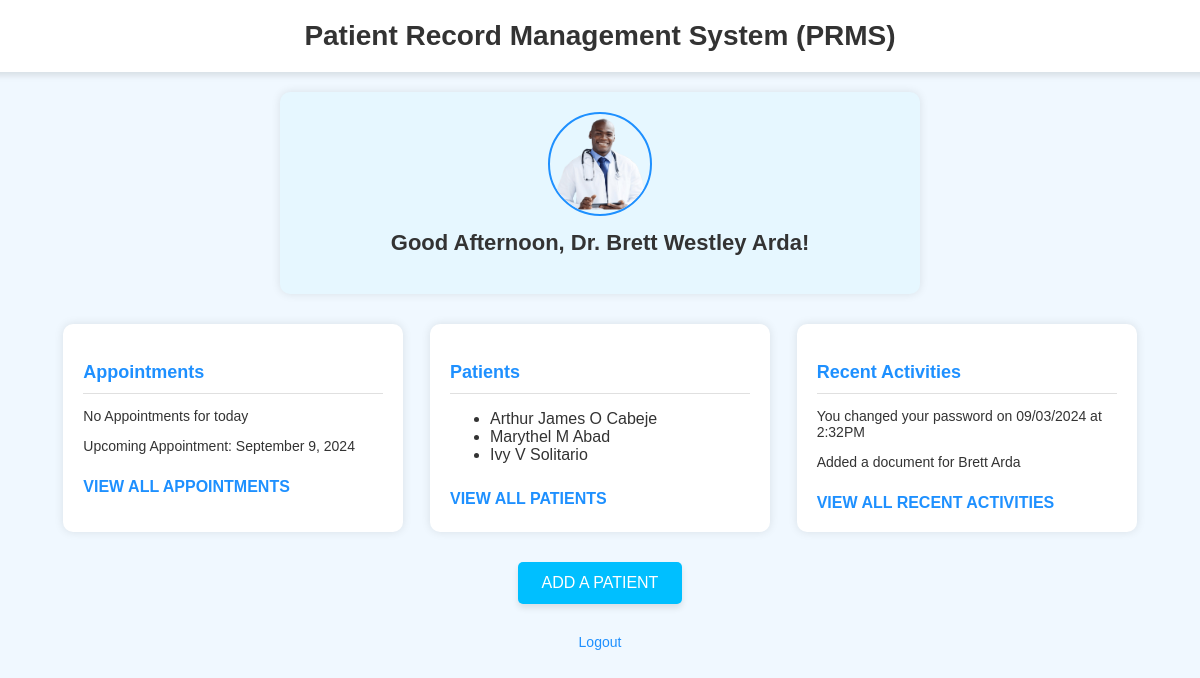
/home/ (signed in), run on the app's committed database.
### doctor/models.py (models this page shows, shortened)
class Doctor(models.Model):
    username = models.CharField(max_length=100, unique=True)
    password = models.CharField(max_length=100)
    email = models.EmailField(unique=True)
    first_name = models.CharField(max_length=50)
    middle_name = models.CharField(max_length=50, blank=True, null=True)
    last_name = models.CharField(max_length=50)
    birthday = models.DateField(null=True, blank=True)
    gender = models.CharField(max_length=10, null=True, blank=True)
    specialization = models.CharField(max_length=100)

class Patient(models.Model):
    SEX_CHOICES = [
        ('', 'Select Sex'),  # This will show as the default option
        ('Male', 'Male'),
        ('Female', 'Female'),
    ]
    doctor = models.ForeignKey(Doctor, on_delete=models.CASCADE, related_name='patients')
    first_name = models.CharField(max_length=50)
    middle_name = models.CharField(max_length=50)
    last_name = models.CharField(max_length=50)
    age = models.IntegerField()
    sex = models.CharField(max_length=6, choices=SEX_CHOICES, blank=False)
    phone_number = models.CharField(max_length=255, blank=True, default="Not provided")
    medical_history = models.TextField()
    created_at = models.DateTimeField(default=timezone.now)

### doctor/views.py (the view)
# urls.py: path('home/', views.doctor_home_view, name='home'),
def doctor_home_view(request):
    doctor_id = request.session.get('doctor_id')
    if doctor_id is None:
        return redirect('login')
    doctor = get_object_or_404(Doctor, id=doctor_id)
    patients = doctor.patients.all()
    return render(request, 'home.html', {'doctor': doctor, 'patients': patients})

### doctor/templates/home.html (shortened to what this page needs)
{% load static %}
<!DOCTYPE html>
<html lang="en">
<head>
    <link rel="stylesheet" href="{% static 'home.css' %}">
</head>
<body>
    <header>
        <h1>Patient Record Management System (PRMS)</h1>
    </header>
    <section class="profile-section">
        <img src="{% static 'images/profile-placeholder.png' %}" alt="Profile Picture" class="profile-picture">
        <h2>Good Afternoon, Dr. {{ doctor.first_name }} {{ doctor.last_name }}!</h2>
    </section>
    <main class="content-container">
        <article class="card appointments-card">
            <h3>Appointments</h3>
            <p>No Appointments for today</p>
            <p>Upcoming Appointment: September 9, 2024</p>
            <a href="{% url 'appointments' %}" class="view-link">VIEW ALL APPOINTMENTS</a>
        </article>
        <article class="card patients-card">
            <h3>Patients</h3>
            <ul>
                {% for patient in patients|slice:":4" %}
                    <li>{{ patient.first_name }} {{ patient.middle_name }} {{ patient.last_name }}</li>
                {% empty %}
                    <p>No Patients Found.</p>
                {% endfor %}
            </ul>
            <a href="{% url 'patients' %}" class="view-link">VIEW ALL PATIENTS</a>
        </article>
        <article class="card activities-card">
            <h3>Recent Activities</h3>
            <p>You changed your password on 09/03/2024 at 2:32PM</p>
            <p>Added a document for Brett Arda</p>
            <a href="{% url 'activities' %}" class="view-link">VIEW ALL RECENT ACTIVITIES</a>
        </article>
    </main>
    <div class="add-button-container">
        <a href="{% url 'add_patient' %}" class="add-patient-btn">ADD A PATIENT</a>
    </div>
    <footer>
        <a href="{% url 'logout' %}" class="logout-link">Logout</a>
    </footer>
</body>
</html>

### doctor/static/home.css (style rules this page uses)
body { font-family: Arial, sans-serif; margin: 0; padding: 0; display: flex; flex-direction: column; align-items: center; background-color: #f0f8ff; color: #333; }
header { width: 100%; padding: 20px; background-color: #ffffff; box-shadow: 0 4px 6px rgba(0, 0, 0, 0.1); text-align: center; }
header h1 { margin: 0; font-size: 28px; color: #333; }
.profile-section { text-align: center; margin-top: 20px; padding: 20px; background-color: #e6f7ff; border-radius: 10px; box-shadow: 0px 0px 10px rgba(0, 0, 0, 0.1); width: 90%; max-width: 600px; }
.profile-section img { border-radius: 50%; width: 100px; height: 100px; border: 2px solid #1e90ff; }
.profile-section h2 { margin-top: 10px; font-size: 22px; color: #333; }
.content-container { display: flex; justify-content: space-around; flex-wrap: wrap; width: 90%; max-width: 1200px; margin-top: 30px; gap: 20px; }
.card { background-color: #ffffff; padding: 20px; border-radius: 10px; box-shadow: 0px 0px 10px rgba(0, 0, 0, 0.1); width: 30%; max-width: 300px; text-align: left; }
.card h3 { color: #1e90ff; font-size: 18px; margin-bottom: 10px; border-bottom: 1px solid #e0e0e0; padding-bottom: 10px; }
.card p { font-size: 14px; color: #333; }
.card a.view-link { display: inline-block; margin-top: 10px; color: #1e90ff; font-weight: bold; text-decoration: none; }
.add-button-container { text-align: center; margin-top: 30px; }
.add-patient-btn { display: inline-block; padding: 12px 24px; background-color: #00bfff; color: #ffffff; border: none; border-radius: 5px; font-size: 16px; cursor: pointer; text-align: center; box-shadow: 0px 4px 6px rgba(0, 0, 0, 0.1); text-decoration: none; }
footer { margin-top: 30px; font-size: 14px; color: #666; text-align: center; }
footer a.logout-link { color: #1e90ff; text-decoration: none; }

### data on the page
Doctor: first_name "Brett Westley", last_name "Arda"
Patient: first_name "Arthur James", middle_name "O", last_name "Cabeje"
Patient: first_name "Marythel", middle_name "M", last_name "Abad"
Patient: first_name "Ivy", middle_name "V", last_name "Solitario"
